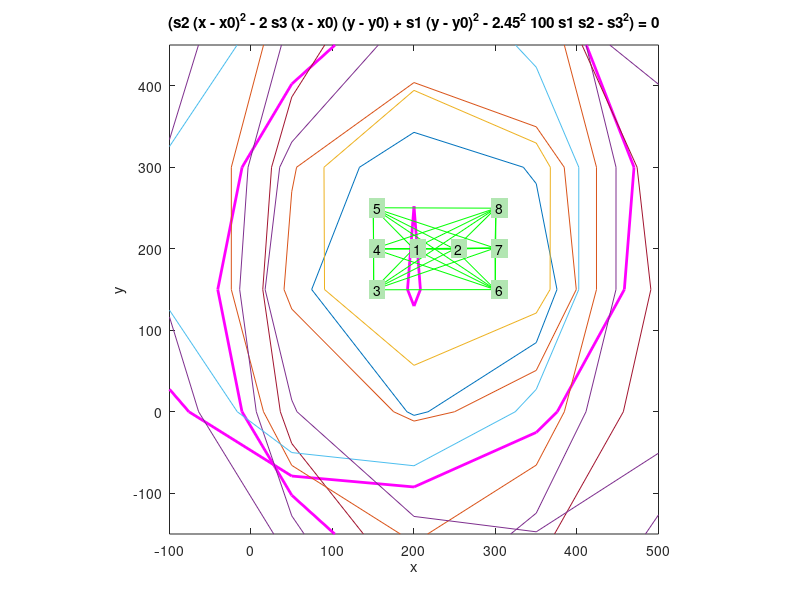

Recreate this plot in MATLAB.
clear all;clc;
format short;
xC=[200 250 150 150 150 300 300 300];
yC=[200 200 150 200 250 150 200 250];
% k=10;
% fi=(0:k)/(k+1)*2*pi;
% xC=cos(fi)*200+200;
% yC=sin(fi)*200+135;
% xC=[xC 200];
% yC=[yC 135];
% f = 1+ceil(400.*rand(2*(k+1),1));
% temp=1;
% for i=1:k+1
%     xC(i)=xC(i)+f(temp);
%     yC(i)=yC(i)+f(temp+1);
%     temp=temp+2;
% end
j=1;
for i=1:length(xC)
    x(j)=xC(i);
    x(j+1)=yC(i);
    j=j+2;
end
n=8;
A(1:(n*(n-1)/2),1:2*n)=[0];
temp1=1;
for i=1:n
     for j=i+1:n
        l(temp1)=sqrt((xC(j)-xC(i))^2+(yC(j)-yC(i))^2);
        A(temp1,2*i-1)=-(xC(j)-xC(i))/l(temp1);
        A(temp1,2*i)=-(yC(j)-yC(i))/l(temp1);
        A(temp1,2*j-1)=(xC(j)-xC(i))/l(temp1);
        A(temp1,2*j)=(yC(j)-yC(i))/l(temp1);
        temp1=temp1+1;
    end
end
x_mean=mean(xC);y_mean=mean(yC);
x_std=std(xC);y_std=std(yC);
for i=1:n
    D(1,2*i-1)=1;
    D(1,2*i)=0;
    D(2,2*i-1)=0;
    D(2,2*i)=1;
    D(3,2*i-1)=(yC(i)-y_mean)/y_std;
    D(3,2*i)=-(xC(i)-x_mean)/x_std;
end

    N=inv(A'*A+D'*D)-D'*inv(D*D'*D*D')*D;
    w=randn(n*(n-1)/2,1);
    L=w+l'
    u=A'*w;
    deltax_hat=N*u
    x_hat=x'+deltax_hat
%     ----------------------------------------------------------------------
  
    for i=1:2:(n)*2-1
        Absulot_Ellipsoid = @(x,y) (N(i+1,i+1)*(x-x_hat(i)).^2 -2*N(i,i+1)*(x-x_hat(i))*(y-x_hat(i+1))+ N(i,i)*(y-x_hat(i+1)).^2 - 2.45^2*2000*(N(i,i)*N(i+1,i+1)-N(i,i+1)^2));
        h=ezplot(Absulot_Ellipsoid,[-100,500,-150,450],5)
                set(h,'Color','m','LineWidth',2)
        hold on;
    end

   
for i=1:2:(n)*2-1
     for j=i+2:2:(n)*2-1
        
     line([x_hat(i) x_hat(j)],[x_hat(i+1) x_hat(j+1)],'Marker','.','LineStyle','-','Color','g','LineWidth',.1);
     end
end

for i=1:n
    text(xC(i),yC(i),num2str(i),'BackgroundColor',[.7 .9 .7]);
end

% ----------------------------------------------------------------------
for i=1:2:(n)*2-1
     for j=i+2:2:(n)*2-1
         s1=N(i,i)+N(j,j)-2*N(i,j);
         s2=N(i+1,i+1)+N(j+1,j+1)-2* N(i+1,j+1);
         s3=N(i,i+1)+N(j,j+1)-N(i,j+1)-N(i+1,j);
         x0=(x_hat(i)+x_hat(j))/2;
         y0=(x_hat(i+1)+x_hat(j+1))/2;
         Relative_Ellipsoid = @(x,y) (s2*(x-x0).^2 -2*s3*(x-x0)*(y-y0)+ s1*(y-y0).^2 - 2.45^2*100*s1*s2-s3^2);
        ezplot(Relative_Ellipsoid,[-100,500,-150,450],5)
        hold on;
     end
end
   
axis equal
% ----------------------------------------------------------------------

%         
% j=1
% for i=0:.1:360
% sx(j)=(N(11,11)*(sin(i*pi/180))^2+N(12,12)*(cos(i*pi/180))^2-2*N(11,12)*sin(i*pi/180)*cos(i*pi/180));
% [x1(j),y1(j)]=pol2cart(i*pi/180,sqrt(sx(j)));
% x2(j)=x1(j);
% y2(j)=y1(j);
% j=j+1;
% end
% plot(x2,y2,'r')

         